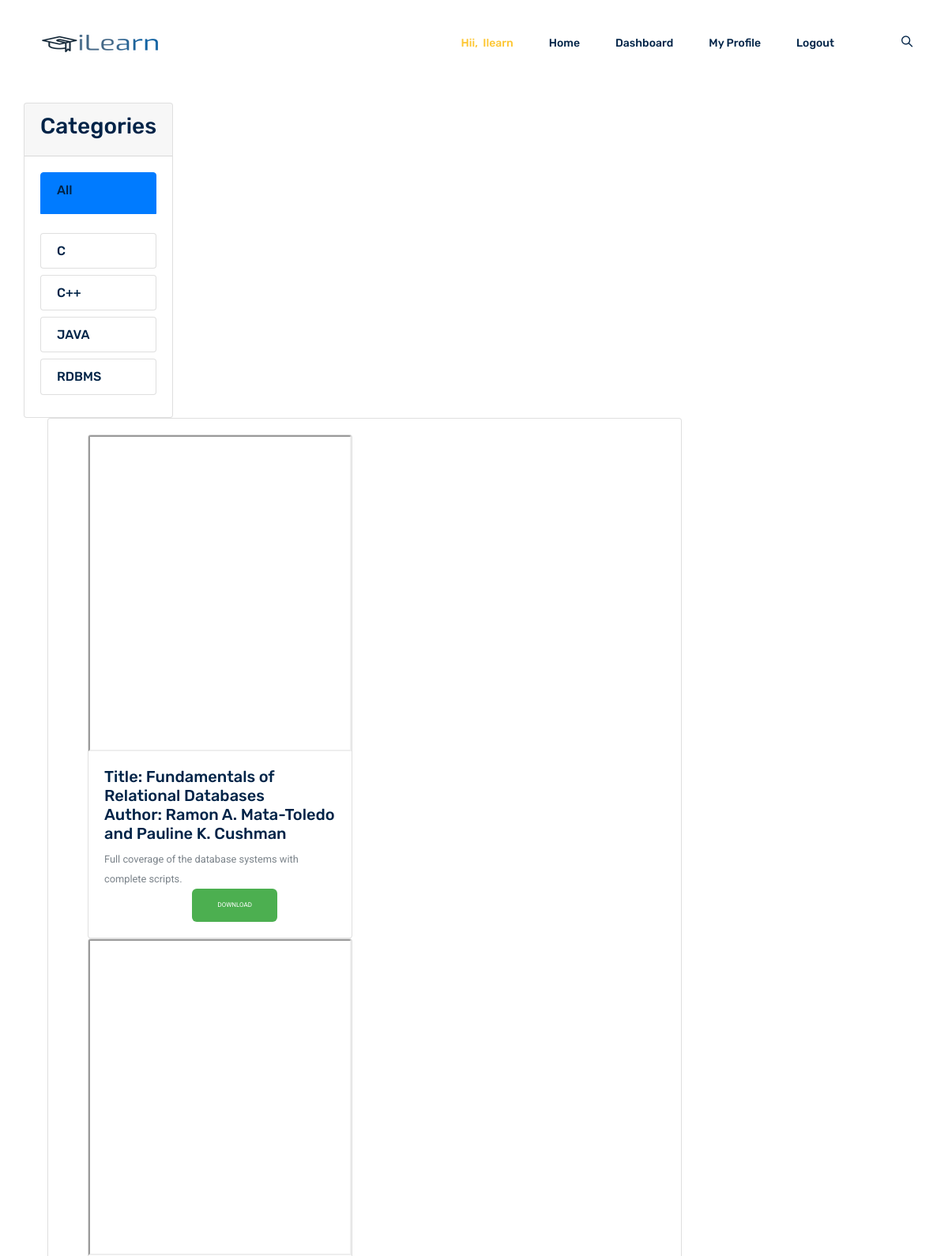
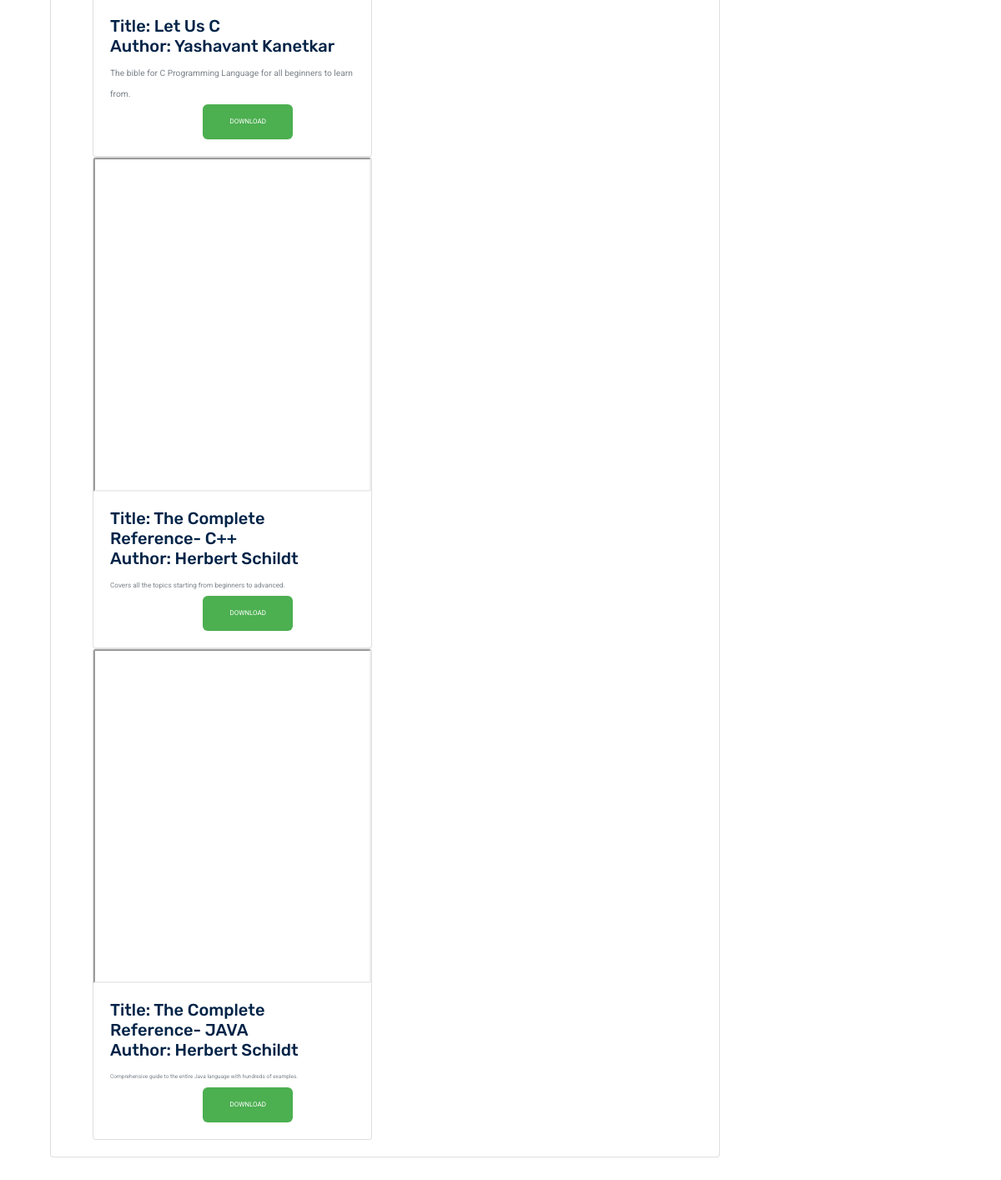
The app's page /elib.php (signed in) with its own data (2 pictures, top to bottom).
### tables this page shows
CREATE TABLE IF NOT EXISTS `categories` (
  `id` int(30) NOT NULL AUTO_INCREMENT,
  `name` text NOT NULL,
  `description` text NOT NULL,
  PRIMARY KEY (`id`)
);

CREATE TABLE IF NOT EXISTS `books` (
  `id` int(30) NOT NULL AUTO_INCREMENT,
  `category_ids` text NOT NULL,
  `title` varchar(200) NOT NULL,
  `author` text NOT NULL,
  `description` text NOT NULL,
  `image_path` text NOT NULL,
  `pdf_path` text NOT NULL,
  PRIMARY KEY (`id`)
);

### elib.php (the view, shortened to what this page needs)
<!DOCTYPE html>
<html lang="en">
  <head>
    <link rel="stylesheet" href="css/bootstrap.css" />
    <link rel="stylesheet" href="css/flaticon.css" />
    <link rel="stylesheet" href="css/themify-icons.css" />
    <link rel="stylesheet" href="vendors/owl-carousel/owl.carousel.min.css" />
    <link rel="stylesheet" href="vendors/nice-select/css/nice-select.css" />
    <link rel="stylesheet" href="css/style.css" />
  </head>
  <body method="POST">
    <?php
    include 'Connection/common.php';
    include 'header_index.php';
    ?>
    <div class="popular_courses section_gap_top">
        <div class="container">
        <div class="row">
                <div class="card">
                    <div class="card-header"><h3>Categories</div></h3>
                    <div class="card-body">
                        <ul class='list-group' id='cat-list'>
                            <li class='list-group-item' data-id='all' data-href="elib.php?page=home&category_id=all"><h6>All</li></h6>
                        <br>
                            <?php
                                $cat = $con->query("SELECT * FROM categories order by name asc");
                                while($row=$cat->fetch_assoc()):
                             ?>
                        <h6><li class='list-group-item' data-id='<?php echo $row['id'] ?>' data-href="elib.php?page=home&category_id=<?php echo $row['id'] ?>"><?php echo ucwords($row['name']) ?></li> </h6>
                            <?php endwhile; ?>
                        </ul>
                    </div>
                </div>
            </div>
            <div class="col-md-9">
                <div class="card">
                    <div class="card-body">
                        <div class="container">
                            <?php
                                $where = "";
                                $books = $con->query("SELECT * from books $where order by title asc");
                                while($row=$books->fetch_assoc()):
                             ?>
                             <div class="col-sm-6">
                                 <div class="card">
                                     <div class="card-img-top d-flex justify-content-center" style="max-height: 50vh; max-width: 50vh ; overflow: hidden">
                                     <iframe src="<?php echo $row['image_path'] ?>" width="400" height="400"></iframe>
                                     </div>
                                     <div class="card-body prod-item">
                                         <h5>
                                         <p>Title: <?php echo $row['title'] ?></p>
                                         <p>Author: <?php echo $row['author'] ?></p>
                                         <p>
                                            <small>
                                         </h5>
                                         <h7> <p class="truncate"><?php echo $row['description'] ?></p></h7>
                                         <a href="<?php echo $row['pdf_path'] ?> "> <button class="btn btn-primary btn-sm view_prod" type="button" style="background-color: #4CAF50;
                        border: none;
                        color: white;
                        padding: 15px 32px;
                        text-align: left;
                        /*text-decoration: none;*/
                        display: inline-block;
                        font-size: 8px;
                        border-radius: 6px;
                        position: relative;
    left: 38%;">DOWNLOAD
                                             </button></a>
                                     </div>
                                 </div>
                             </div>
                            <?php endwhile; ?>
                            </div>
                    </div>
                </div>
            </div>
        </div>
    </div>
  </body>
</html>

### elib.php (style rules this page uses)
#cat-list li { cursor: pointer; }
.prod-item p { margin: unset; }

### records on screen
categories: name "C"
categories: name "C++"
categories: name "JAVA"
categories: name "RDBMS"
books: title "Fundamentals of Relational Databases", author "Ramon A. Mata-Toledo and Pauline K. Cushman", description "Full coverage of the database systems with complete scripts."
books: title "Let Us C", author "Yashavant Kanetkar", description "The bible for C Programming Language for all beginners to learn from."
books: title "The Complete Reference- C++", author "Herbert Schildt", description "Covers all the topics starting from beginners to advanced."
books: title "The Complete Reference- JAVA", author "Herbert Schildt", description "Comprehensive guide to the entire Java language with hundreds of examples."

### other values on screen
$firstname "Ilearn"
